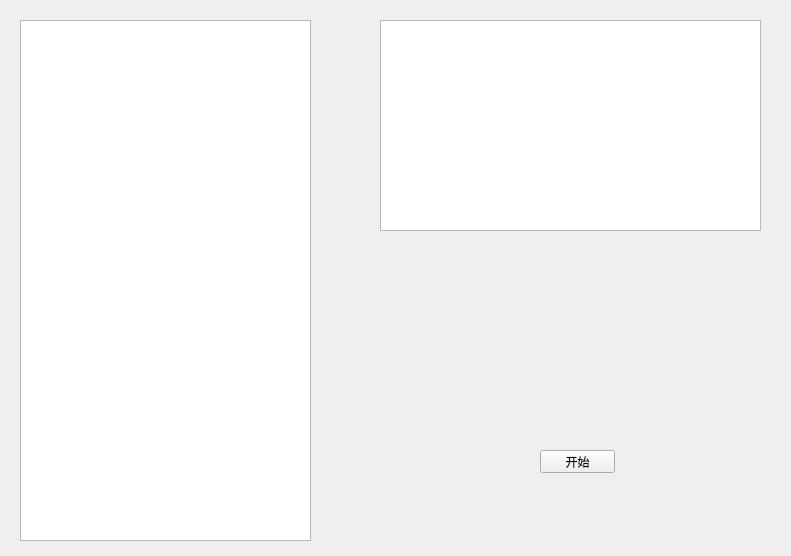
<?xml version="1.0" encoding="UTF-8"?>
<ui version="4.0">
 <class>PokerServer</class>
 <widget class="QWidget" name="PokerServer">
  <property name="geometry">
   <rect>
    <x>0</x>
    <y>0</y>
    <width>791</width>
    <height>556</height>
   </rect>
  </property>
  <property name="windowTitle">
   <string>PokerServer</string>
  </property>
  <widget class="QTextBrowser" name="textBrowser_log">
   <property name="geometry">
    <rect>
     <x>20</x>
     <y>20</y>
     <width>291</width>
     <height>521</height>
    </rect>
   </property>
  </widget>
  <widget class="QTextBrowser" name="textBrowser_lelaoji">
   <property name="geometry">
    <rect>
     <x>380</x>
     <y>20</y>
     <width>381</width>
     <height>211</height>
    </rect>
   </property>
  </widget>
  <widget class="QPushButton" name="pushButton_listen">
   <property name="geometry">
    <rect>
     <x>540</x>
     <y>450</y>
     <width>75</width>
     <height>23</height>
    </rect>
   </property>
   <property name="text">
    <string>开始</string>
   </property>
  </widget>
 </widget>
 <layoutdefault spacing="6" margin="11"/>
 <resources/>
 <connections/>
</ui>
